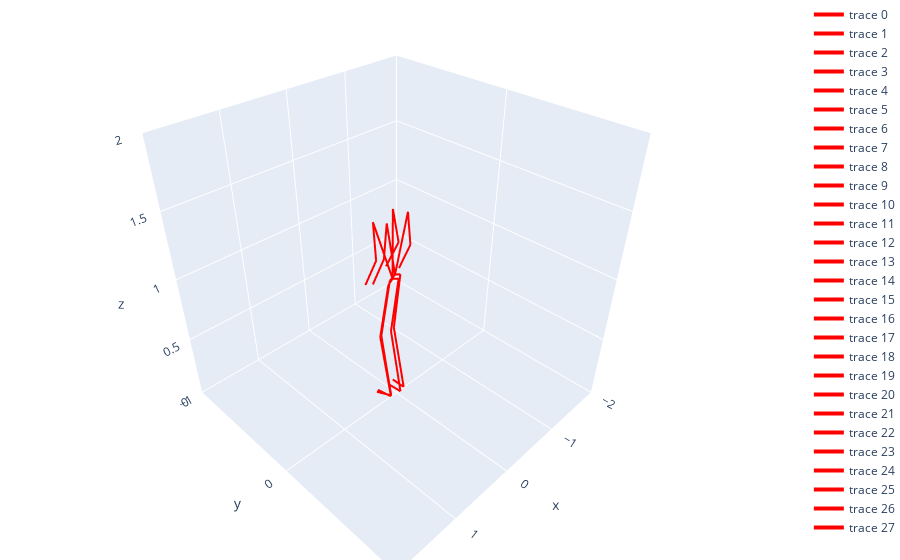

This figure's notebook cell:
### Code cell
connection = [[0,1], [1,2], [2,3], [3,4], [0,5], [5,6], [6,7], [0,8], [8,9], [9,10], [10,11], [0,12], [12,13], [13,14]]

data = []

frame_idx = 0
joints_1 = go.Scatter3d(
    x=skeleton[frame_idx, :, 0],  
    y=skeleton[frame_idx, :, 1],  
    z=skeleton[frame_idx, :, 2], 
    mode='markers',
    marker={
        'size': 6,
        'opacity': 0.8,
    }
)

for c in connection:
    line_trace = go.Scatter3d(
        x=skeleton[frame_idx, c, 0],
        y=skeleton[frame_idx, c, 1],
        z=skeleton[frame_idx, c, 2],
        mode='lines',
        line=dict(color='red', width=4)
    )
    data.append(line_trace)

frame_idx = 240
joints_2 = go.Scatter3d(
    x=skeleton[frame_idx, :, 0],  
    y=skeleton[frame_idx, :, 1],  
    z=skeleton[frame_idx, :, 2], 
    mode='markers',
    marker={
        'size': 6,
        'opacity': 0.8,
    }
)

for c in connection:
    line_trace = go.Scatter3d(
        x=skeleton[frame_idx, c, 0],
        y=skeleton[frame_idx, c, 1],
        z=skeleton[frame_idx, c, 2],
        mode='lines',
        line=dict(color='red', width=4)
    )
    data.append(line_trace)

layout = go.Layout(
        margin={'l': 0, 'r': 0, 'b': 0, 't': 0},
        scene = dict(
            xaxis = dict(title="x", range = [-2,2]),
            yaxis = dict(title="y", range = [-1,1]),
            zaxis = dict(title="z", range = [0,2]),
            aspectratio=dict(x=1, y=1, z=1)
    ))

# fig = go.Figure(data=data + [joints_1, joints_2, obstacle], layout=layout)
fig = go.Figure(data= data, layout=layout)
# plotly.offline.iplot(fig)
fig.show()

### Figure 1 — Plotly figure (JSON) as saved in the notebook; plotly's stock layout.template omitted (floating-point values rounded to 4 significant figures)
{"data": [{"line": {"color": "red", "width": 4}, "mode": "lines", "type": "scatter3d", "x": [0.0009875, 0.0975], "y": [-0.01279, -0.0111], "z": [1.036, 1.013]}, {"line": {"color": "red", "width": 4}, "mode": "lines", "type": "scatter3d", "x": [0.0975, 0.1579], "y": [-0.0111, -0.06668], "z": [1.013, 0.5432]}, {"line": {"color": "red", "width": 4}, "mode": "lines", "type": "scatter3d", "x": [0.1579, 0.1732], "y": [-0.06668, 0.03334], "z": [0.5432, 0.05537]}, {"line": {"color": "red", "width": 4}, "mode": "lines", "type": "scatter3d", "x": [0.1732, 0.2337], "y": [0.03334, -0.08244], "z": [0.05537, 0.03096]}, {"line": {"color": "red", "width": 4}, "mode": "lines", "type": "scatter3d", "x": [0.0009875, 0.1924], "y": [-0.01279, 0.0143], "z": [1.036, 1.465]}, {"line": {"color": "red", "width": 4}, "mode": "lines", "type": "scatter3d", "x": [0.1924, 0.2308], "y": [0.0143, 0.00652], "z": [1.465, 1.216]}, {"line": {"color": "red", "width": 4}, "mode": "lines", "type": "scatter3d", "x": [0.2308, 0.2426], "y": [0.00652, -0.09258], "z": [1.216, 0.9792]}, {"line": {"color": "red", "width": 4}, "mode": "lines", "type": "scatter3d", "x": [0.0009875, -0.09607], "y": [-0.01279, -0.01297], "z": [1.036, 1.015]}, {"line": {"color": "red", "width": 4}, "mode": "lines", "type": "scatter3d", "x": [-0.09607, -0.08915], "y": [-0.01297, -0.0702], "z": [1.015, 0.5419]}, {"line": {"color": "red", "width": 4}, "mode": "lines", "type": "scatter3d", "x": [-0.08915, -0.07408], "y": [-0.0702, 0.03612], "z": [0.5419, 0.05537]}, {"line": {"color": "red", "width": 4}, "mode": "lines", "type": "scatter3d", "x": [-0.07408, -0.1066], "y": [0.03612, -0.09207], "z": [0.05537, 0.03113]}, {"line": {"color": "red", "width": 4}, "mode": "lines", "type": "scatter3d", "x": [0.0009875, -0.1639], "y": [-0.01279, 0.01629], "z": [1.036, 1.473]}, {"line": {"color": "red", "width": 4}, "mode": "lines", "type": "scatter3d", "x": [-0.1639, -0.2142], "y": [0.01629, 0.01646], "z": [1.473, 1.226]}, {"line": {"color": "red", "width": 4}, "mode": "lines", "type": "scatter3d", "x": [-0.2142, -0.2302], "y": [0.01646, -0.09133], "z": [1.226, 0.9935]}, {"line": {"color": "red", "width": 4}, "mode": "lines", "type": "scatter3d", "x": [0.08243, 0.1791], "y": [0.006038, 0.017], "z": [1.034, 1.014]}, {"line": {"color": "red", "width": 4}, "mode": "lines", "type": "scatter3d", "x": [0.1791, 0.1889], "y": [0.017, -0.06082], "z": [1.014, 0.5437]}, {"line": {"color": "red", "width": 4}, "mode": "lines", "type": "scatter3d", "x": [0.1889, 0.1878], "y": [-0.06082, 0.03809], "z": [0.5437, 0.05537]}, {"line": {"color": "red", "width": 4}, "mode": "lines", "type": "scatter3d", "x": [0.1878, 0.1985], "y": [0.03809, -0.09209], "z": [0.05537, 0.03096]}, {"line": {"color": "red", "width": 4}, "mode": "lines", "type": "scatter3d", "x": [0.08243, 0.278], "y": [0.006038, -0.05921], "z": [1.034, 1.461]}, {"line": {"color": "red", "width": 4}, "mode": "lines", "type": "scatter3d", "x": [0.278, 0.3218], "y": [-0.05921, -0.01475], "z": [1.461, 1.217]}, {"line": {"color": "red", "width": 4}, "mode": "lines", "type": "scatter3d", "x": [0.3218, 0.3231], "y": [-0.01475, -0.119], "z": [1.217, 0.9817]}, {"line": {"color": "red", "width": 4}, "mode": "lines", "type": "scatter3d", "x": [0.08243, -0.01439], "y": [0.006038, 0.01182], "z": [1.034, 1.012]}, {"line": {"color": "red", "width": 4}, "mode": "lines", "type": "scatter3d", "x": [-0.01439, -0.007958], "y": [0.01182, -0.05737], "z": [1.012, 0.5408]}, {"line": {"color": "red", "width": 4}, "mode": "lines", "type": "scatter3d", "x": [-0.007958, 0.02215], "y": [-0.05737, 0.051], "z": [0.5408, 0.05537]}, {"line": {"color": "red", "width": 4}, "mode": "lines", "type": "scatter3d", "x": [0.02215, 0.004939], "y": [0.051, -0.08012], "z": [0.05537, 0.03113]}, {"line": {"color": "red", "width": 4}, "mode": "lines", "type": "scatter3d", "x": [0.08243, -0.08478], "y": [0.006038, -0.07361], "z": [1.034, 1.474]}, {"line": {"color": "red", "width": 4}, "mode": "lines", "type": "scatter3d", "x": [-0.08478, -0.1446], "y": [-0.07361, -0.0536], "z": [1.474, 1.229]}, {"line": {"color": "red", "width": 4}, "mode": "lines", "type": "scatter3d", "x": [-0.1446, -0.1299], "y": [-0.0536, -0.1626], "z": [1.229, 0.997]}], "layout": {"margin": {"b": 0, "l": 0, "r": 0, "t": 0}, "scene": {"aspectratio": {"x": 1, "y": 1, "z": 1}, "xaxis": {"range": [-2, 2], "title": {"text": "x"}}, "yaxis": {"range": [-1, 1], "title": {"text": "y"}}, "zaxis": {"range": [0, 2], "title": {"text": "z"}}}}}
